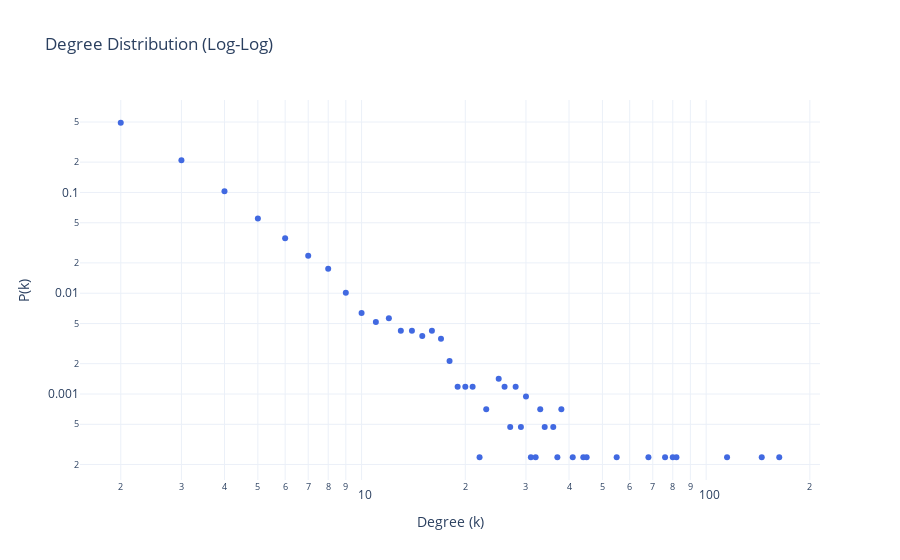

The notebook cell saved with this chart:
### Code cell
# Drawing degree distribution of BA network
draw_degree_distribution(G_ba)

### Figure 1 — Plotly figure (JSON) as saved in the notebook; plotly's stock layout.template omitted (floating-point values rounded to 4 significant figures)
{"data": [{"marker": {"color": "royalblue", "size": 6}, "mode": "markers", "name": "Degree Distribution", "type": "scatter", "x": [2, 3, 4, 5, 6, 7, 8, 9, 10, 11, 12, 13, 14, 15, 16, 17, 18, 19, 20, 21, 22, 23, 25, 26, 27, 28, 29, 30, 31, 32, 33, 34, 36, 37, 38, 41, 44, 45, 55, 68, 76, 80, 82, 115, 145, 163], "y": [0.4915, 0.2089, 0.103, 0.05516, 0.03512, 0.02357, 0.01744, 0.01014, 0.006365, 0.005186, 0.005658, 0.004243, 0.004243, 0.003772, 0.004243, 0.003536, 0.002122, 0.001179, 0.001179, 0.001179, 0.0002357, 0.0007072, 0.001414, 0.001179, 0.0004715, 0.001179, 0.0004715, 0.000943, 0.0002357, 0.0002357, 0.0007072, 0.0004715, 0.0004715, 0.0002357, 0.0007072, 0.0002357, 0.0002357, 0.0002357, 0.0002357, 0.0002357, 0.0002357, 0.0002357, 0.0002357, 0.0002357, 0.0002357, 0.0002357]}], "layout": {"title": {"text": "Degree Distribution (Log-Log)"}, "xaxis": {"title": {"text": "Degree (k)"}, "type": "log"}, "yaxis": {"title": {"text": "P(k)"}, "type": "log"}}}
